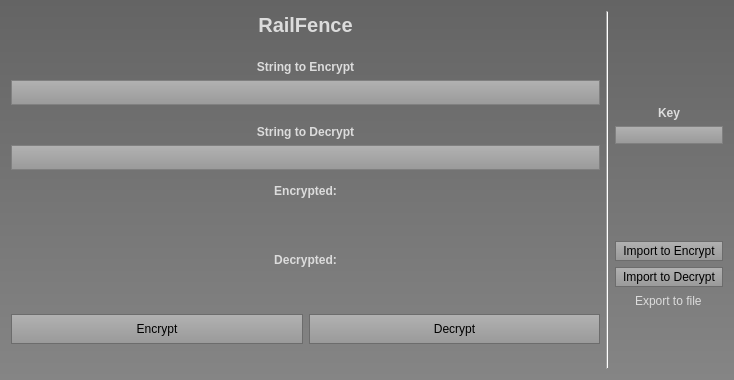
<?xml version="1.0" encoding="UTF-8"?>
<ui version="4.0">
 <class>Form</class>
 <widget class="QWidget" name="Form">
  <property name="geometry">
   <rect>
    <x>0</x>
    <y>0</y>
    <width>734</width>
    <height>380</height>
   </rect>
  </property>
  <property name="windowTitle">
   <string>Form</string>
  </property>
  <property name="styleSheet">
   <string notr="true">background-color: qlineargradient(spread:reflect, x1:0.573682, y1:0, x2:0.574364, y2:1, stop:0 rgba(100, 100, 100, 255), stop:1 rgba(133, 133, 133, 255));
/*svetlejsi verze, prvni 3 jsou 115,115,115*/

</string>
  </property>
  <layout class="QGridLayout" name="gridLayout" columnstretch="1,0,0">
   <item row="0" column="0">
    <layout class="QVBoxLayout" name="verticalLayout_2">
     <item>
      <widget class="QLabel" name="hlavniNadpis">
       <property name="font">
        <font>
         <pointsize>15</pointsize>
         <weight>75</weight>
         <bold>true</bold>
        </font>
       </property>
       <property name="styleSheet">
        <string notr="true">color: rgb(220, 220, 220);
border-color: rgb(61, 61, 61);
background-color: transparent;</string>
       </property>
       <property name="text">
        <string>RailFence</string>
       </property>
       <property name="alignment">
        <set>Qt::AlignCenter</set>
       </property>
      </widget>
     </item>
     <item>
      <widget class="QLabel" name="labelHodnotaA">
       <property name="minimumSize">
        <size>
         <width>250</width>
         <height>0</height>
        </size>
       </property>
       <property name="font">
        <font>
         <weight>75</weight>
         <bold>true</bold>
        </font>
       </property>
       <property name="styleSheet">
        <string notr="true">color: rgb(220, 220, 220);
border-color: rgb(61, 61, 61);
background-color: transparent;</string>
       </property>
       <property name="text">
        <string>String to Encrypt</string>
       </property>
       <property name="alignment">
        <set>Qt::AlignBottom|Qt::AlignHCenter</set>
       </property>
      </widget>
     </item>
     <item>
      <widget class="QLineEdit" name="plainText">
       <property name="sizePolicy">
        <sizepolicy hsizetype="Preferred" vsizetype="Fixed">
         <horstretch>0</horstretch>
         <verstretch>0</verstretch>
        </sizepolicy>
       </property>
       <property name="minimumSize">
        <size>
         <width>0</width>
         <height>25</height>
        </size>
       </property>
       <property name="styleSheet">
        <string notr="true">QLineEdit {
  qproperty-alignment: 'AlignVCenter | AlignLeft';
  border: 1px solid gray;
	background-color: qlineargradient(spread:reflect, x1:0.573682, y1:0, x2:0.574364, y2:1, stop:0 rgba(178, 178, 178, 255), stop:1 rgba(153, 153, 153, 255));
}

</string>
       </property>
      </widget>
     </item>
     <item>
      <widget class="QLabel" name="labelHodnotaB">
       <property name="minimumSize">
        <size>
         <width>250</width>
         <height>0</height>
        </size>
       </property>
       <property name="font">
        <font>
         <weight>75</weight>
         <bold>true</bold>
        </font>
       </property>
       <property name="styleSheet">
        <string notr="true">color: rgb(220, 220, 220);
border-color: rgb(61, 61, 61);
background-color: transparent;</string>
       </property>
       <property name="text">
        <string>String to Decrypt</string>
       </property>
       <property name="alignment">
        <set>Qt::AlignBottom|Qt::AlignHCenter</set>
       </property>
      </widget>
     </item>
     <item>
      <widget class="QLineEdit" name="cipherText">
       <property name="sizePolicy">
        <sizepolicy hsizetype="Preferred" vsizetype="Fixed">
         <horstretch>0</horstretch>
         <verstretch>0</verstretch>
        </sizepolicy>
       </property>
       <property name="minimumSize">
        <size>
         <width>0</width>
         <height>25</height>
        </size>
       </property>
       <property name="styleSheet">
        <string notr="true">QLineEdit {
  qproperty-alignment: 'AlignVCenter | AlignLeft';
  border: 1px solid gray;
	background-color: qlineargradient(spread:reflect, x1:0.573682, y1:0, x2:0.574364, y2:1, stop:0 rgba(178, 178, 178, 255), stop:1 rgba(153, 153, 153, 255));
}

</string>
       </property>
      </widget>
     </item>
     <item>
      <widget class="QLabel" name="label">
       <property name="font">
        <font>
         <weight>75</weight>
         <bold>true</bold>
        </font>
       </property>
       <property name="styleSheet">
        <string notr="true">color: rgb(220, 220, 220);
border-color: rgb(61, 61, 61);
background-color: transparent;</string>
       </property>
       <property name="text">
        <string>Encrypted:</string>
       </property>
       <property name="alignment">
        <set>Qt::AlignCenter</set>
       </property>
      </widget>
     </item>
     <item>
      <widget class="QLabel" name="cipherTextLine">
       <property name="sizePolicy">
        <sizepolicy hsizetype="Preferred" vsizetype="Preferred">
         <horstretch>0</horstretch>
         <verstretch>0</verstretch>
        </sizepolicy>
       </property>
       <property name="minimumSize">
        <size>
         <width>211</width>
         <height>20</height>
        </size>
       </property>
       <property name="font">
        <font>
         <weight>75</weight>
         <bold>true</bold>
        </font>
       </property>
       <property name="styleSheet">
        <string notr="true">color: rgb(220, 220, 220);
border-color: rgb(61, 61, 61);
background-color: transparent;</string>
       </property>
       <property name="inputMethodHints">
        <set>Qt::ImhNone</set>
       </property>
       <property name="frameShadow">
        <enum>QFrame::Plain</enum>
       </property>
       <property name="text">
        <string/>
       </property>
       <property name="textFormat">
        <enum>Qt::AutoText</enum>
       </property>
       <property name="alignment">
        <set>Qt::AlignCenter</set>
       </property>
       <property name="textInteractionFlags">
        <set>Qt::LinksAccessibleByMouse|Qt::TextSelectableByKeyboard|Qt::TextSelectableByMouse</set>
       </property>
      </widget>
     </item>
     <item>
      <widget class="QLabel" name="label_10">
       <property name="font">
        <font>
         <weight>75</weight>
         <bold>true</bold>
         <stylestrategy>PreferDefault</stylestrategy>
         <kerning>true</kerning>
        </font>
       </property>
       <property name="autoFillBackground">
        <bool>false</bool>
       </property>
       <property name="styleSheet">
        <string notr="true">color: rgb(220, 220, 220);
border-color: rgb(61, 61, 61);
background-color: transparent;</string>
       </property>
       <property name="frameShape">
        <enum>QFrame::NoFrame</enum>
       </property>
       <property name="frameShadow">
        <enum>QFrame::Plain</enum>
       </property>
       <property name="text">
        <string>Decrypted:</string>
       </property>
       <property name="alignment">
        <set>Qt::AlignCenter</set>
       </property>
      </widget>
     </item>
     <item>
      <widget class="QLabel" name="plainTextLine">
       <property name="minimumSize">
        <size>
         <width>211</width>
         <height>20</height>
        </size>
       </property>
       <property name="font">
        <font>
         <weight>75</weight>
         <bold>true</bold>
        </font>
       </property>
       <property name="layoutDirection">
        <enum>Qt::LeftToRight</enum>
       </property>
       <property name="autoFillBackground">
        <bool>false</bool>
       </property>
       <property name="styleSheet">
        <string notr="true">color: rgb(220, 220, 220);
border-color: rgb(61, 61, 61);
background-color: transparent;</string>
       </property>
       <property name="frameShape">
        <enum>QFrame::NoFrame</enum>
       </property>
       <property name="frameShadow">
        <enum>QFrame::Plain</enum>
       </property>
       <property name="text">
        <string/>
       </property>
       <property name="alignment">
        <set>Qt::AlignCenter</set>
       </property>
       <property name="textInteractionFlags">
        <set>Qt::LinksAccessibleByMouse|Qt::TextSelectableByKeyboard|Qt::TextSelectableByMouse</set>
       </property>
      </widget>
     </item>
    </layout>
   </item>
   <item row="0" column="1" rowspan="2">
    <widget class="Line" name="line">
     <property name="styleSheet">
      <string notr="true">Line{
color: rgb(21, 21, 21);
bored: 2px solid black;

}</string>
     </property>
     <property name="orientation">
      <enum>Qt::Vertical</enum>
     </property>
    </widget>
   </item>
   <item row="0" column="2">
    <layout class="QVBoxLayout" name="verticalLayout">
     <item alignment="Qt::AlignHCenter|Qt::AlignBottom">
      <widget class="QLabel" name="labelHodnotaC">
       <property name="sizePolicy">
        <sizepolicy hsizetype="Fixed" vsizetype="Fixed">
         <horstretch>0</horstretch>
         <verstretch>0</verstretch>
        </sizepolicy>
       </property>
       <property name="font">
        <font>
         <weight>75</weight>
         <bold>true</bold>
        </font>
       </property>
       <property name="styleSheet">
        <string notr="true">color: rgb(220, 220, 220);
border-color: rgb(61, 61, 61);
background-color: transparent;</string>
       </property>
       <property name="text">
        <string>Key</string>
       </property>
       <property name="alignment">
        <set>Qt::AlignBottom|Qt::AlignHCenter</set>
       </property>
      </widget>
     </item>
     <item alignment="Qt::AlignTop">
      <widget class="QLineEdit" name="keyLine">
       <property name="sizePolicy">
        <sizepolicy hsizetype="Preferred" vsizetype="Fixed">
         <horstretch>0</horstretch>
         <verstretch>0</verstretch>
        </sizepolicy>
       </property>
       <property name="styleSheet">
        <string notr="true">QLineEdit {
  qproperty-alignment: 'AlignVCenter | AlignLeft';
  border: 1px solid gray;
	background-color: qlineargradient(spread:reflect, x1:0.573682, y1:0, x2:0.574364, y2:1, stop:0 rgba(178, 178, 178, 255), stop:1 rgba(153, 153, 153, 255));
}

</string>
       </property>
       <property name="alignment">
        <set>Qt::AlignLeading|Qt::AlignLeft|Qt::AlignVCenter</set>
       </property>
      </widget>
     </item>
     <item>
      <widget class="QPushButton" name="importEnBtn">
       <property name="sizePolicy">
        <sizepolicy hsizetype="Minimum" vsizetype="Fixed">
         <horstretch>0</horstretch>
         <verstretch>0</verstretch>
        </sizepolicy>
       </property>
       <property name="minimumSize">
        <size>
         <width>0</width>
         <height>20</height>
        </size>
       </property>
       <property name="styleSheet">
        <string notr="true">QPushButton {
  border: 1px solid gray;
	background-color: qlineargradient(spread:reflect, x1:0.573682, y1:0, x2:0.574364, y2:1, stop:0 rgba(178, 178, 178, 255), stop:1 rgba(153, 153, 153, 255));
	
	border-color: rgb(108, 108, 108);
}
QPushButton:pressed{
background-color: rgb(130, 130, 130);
/*background-color: qlineargradient(spread:reflect, x1:0.573682, y1:0, x2:0.574364, y2:1, stop:0 rgba(188, 188, 188, 255), stop:1 rgba(130, 130, 130, 255));*/
}

</string>
       </property>
       <property name="text">
        <string>Import to Encrypt</string>
       </property>
      </widget>
     </item>
     <item>
      <widget class="QPushButton" name="importDeBtn">
       <property name="sizePolicy">
        <sizepolicy hsizetype="Minimum" vsizetype="Fixed">
         <horstretch>0</horstretch>
         <verstretch>0</verstretch>
        </sizepolicy>
       </property>
       <property name="minimumSize">
        <size>
         <width>0</width>
         <height>20</height>
        </size>
       </property>
       <property name="styleSheet">
        <string notr="true">QPushButton {
  border: 1px solid gray;
	background-color: qlineargradient(spread:reflect, x1:0.573682, y1:0, x2:0.574364, y2:1, stop:0 rgba(178, 178, 178, 255), stop:1 rgba(153, 153, 153, 255));
	
	border-color: rgb(108, 108, 108);
}
QPushButton:pressed{
background-color: rgb(130, 130, 130);
/*background-color: qlineargradient(spread:reflect, x1:0.573682, y1:0, x2:0.574364, y2:1, stop:0 rgba(188, 188, 188, 255), stop:1 rgba(130, 130, 130, 255));*/
}

</string>
       </property>
       <property name="text">
        <string>Import to Decrypt</string>
       </property>
      </widget>
     </item>
     <item>
      <widget class="QCheckBox" name="exportToFile">
       <property name="styleSheet">
        <string notr="true">background-color: transparent;
color: rgb(220, 220, 220);
border-color: rgb(61, 61, 61);</string>
       </property>
       <property name="text">
        <string>Export to file</string>
       </property>
      </widget>
     </item>
    </layout>
   </item>
   <item row="1" column="0">
    <layout class="QHBoxLayout" name="horizontalLayout">
     <property name="bottomMargin">
      <number>25</number>
     </property>
     <item>
      <widget class="QPushButton" name="encryptBtn">
       <property name="enabled">
        <bool>true</bool>
       </property>
       <property name="sizePolicy">
        <sizepolicy hsizetype="Minimum" vsizetype="Fixed">
         <horstretch>0</horstretch>
         <verstretch>0</verstretch>
        </sizepolicy>
       </property>
       <property name="minimumSize">
        <size>
         <width>150</width>
         <height>30</height>
        </size>
       </property>
       <property name="focusPolicy">
        <enum>Qt::StrongFocus</enum>
       </property>
       <property name="styleSheet">
        <string notr="true">QPushButton {
  qproperty-alignment: 'AlignVCenter | AlignRight';
  border: 1px solid gray;
	background-color: qlineargradient(spread:reflect, x1:0.573682, y1:0, x2:0.574364, y2:1, stop:0 rgba(178, 178, 178, 255), stop:1 rgba(153, 153, 153, 255));
	
	border-color: rgb(108, 108, 108);
}
QPushButton:pressed{
background-color: rgb(130, 130, 130);
/*background-color: qlineargradient(spread:reflect, x1:0.573682, y1:0, x2:0.574364, y2:1, stop:0 rgba(188, 188, 188, 255), stop:1 rgba(130, 130, 130, 255));*/
}

</string>
       </property>
       <property name="text">
        <string>Encrypt</string>
       </property>
      </widget>
     </item>
     <item>
      <widget class="QPushButton" name="decryptBtn">
       <property name="enabled">
        <bool>true</bool>
       </property>
       <property name="sizePolicy">
        <sizepolicy hsizetype="Minimum" vsizetype="Fixed">
         <horstretch>0</horstretch>
         <verstretch>0</verstretch>
        </sizepolicy>
       </property>
       <property name="minimumSize">
        <size>
         <width>150</width>
         <height>30</height>
        </size>
       </property>
       <property name="styleSheet">
        <string notr="true">QPushButton {
  qproperty-alignment: 'AlignVCenter | AlignRight';
  border: 1px solid gray;
	background-color: qlineargradient(spread:reflect, x1:0.573682, y1:0, x2:0.574364, y2:1, stop:0 rgba(178, 178, 178, 255), stop:1 rgba(153, 153, 153, 255));
	
	border-color: rgb(108, 108, 108);
}
QPushButton:pressed{
background-color: rgb(130, 130, 130);
/*background-color: qlineargradient(spread:reflect, x1:0.573682, y1:0, x2:0.574364, y2:1, stop:0 rgba(188, 188, 188, 255), stop:1 rgba(130, 130, 130, 255));*/
}

</string>
       </property>
       <property name="text">
        <string>Decrypt</string>
       </property>
      </widget>
     </item>
    </layout>
   </item>
  </layout>
 </widget>
 <resources/>
 <connections/>
</ui>
